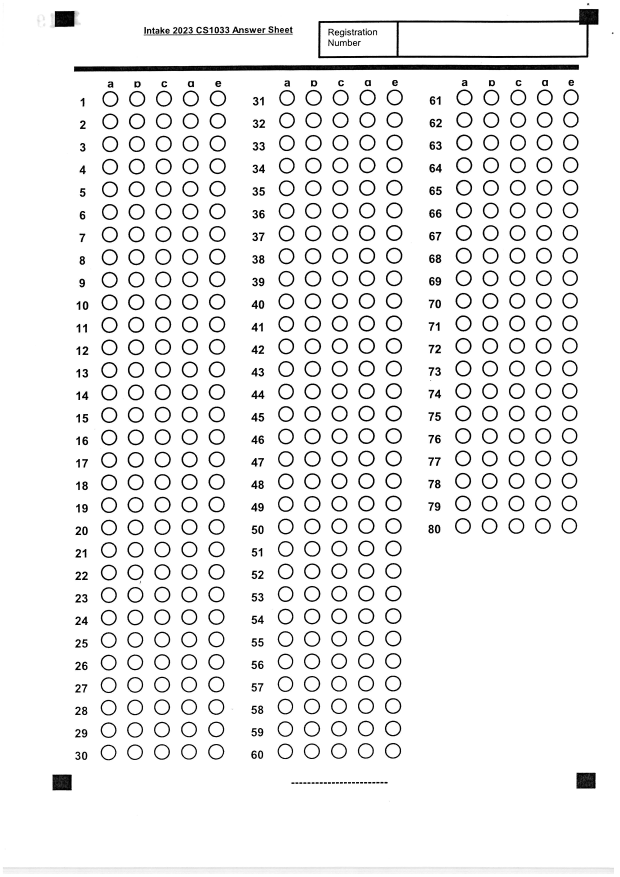
#> input picture mcq_marking_old/2023_sample/templates/1.jpg, 2480 x 3507 px, found by its file name (shown at 1/4 size); the run also reads 2 pictures not shown here
$ python test.py
#> lines starting #> are read from the running program, lines starting #| are printed output that depends on the picture
### mcq_marking_old/auto_config/config.py
import cv2
import numpy as np
from auto_config.utils import categorize, detect_circles, detect_rectangles, get_canny_edges, get_first_row_and_column

def warp_image_to_rectangles(img, categorized_rectangles, target_width=1200, target_height=1600):
    """
    Warp the image to align with detected rectangles for standardization.
    Returns a warped version of the image.
    """
    if not categorized_rectangles:
        return img

    # Define target corners (perfect rectangle)
    target_corners = np.float32([
        [0, 0],                    # top-left
        [target_width, 0],         # top-right
        [target_width, target_height], # bottom-right
        [0, target_height]         # bottom-left
    ])

    # Convert source corners to numpy array
    source_corners = np.float32([
        categorized_rectangles["top_left"][3][0],
        categorized_rectangles["top_right"][3][1],
        categorized_rectangles["bottom_right"][3][2],
        categorized_rectangles["bottom_left"][3][3]
    ])

    # Calculate perspective transform matrix
    transform_matrix = cv2.getPerspectiveTransform(source_corners, target_corners)

    # Apply perspective transform
    warped = cv2.warpPerspective(img, transform_matrix, (target_width, target_height))

    return warped

def prepare_image(img):
    img, edges = get_canny_edges(img)

    # Find contours
    external_contours, external_hierarchy = cv2.findContours(edges, cv2.RETR_EXTERNAL, cv2.CHAIN_APPROX_SIMPLE)
    # contours, hierarchy = cv2.findContours(edges, cv2.RETR_CCOMP, cv2.CHAIN_APPROX_SIMPLE)
    # internal_contours = [contours[i] for i in range(len(contours)) if hierarchy[0][i][3] == -1]
    # contours = internal_contours

    # Create a copy of the original image to draw on
    result_img = img.copy()

    # Detect rectangles and circles
    rectangles = detect_rectangles(external_contours)

    if len(rectangles) < 4:
        raise ValueError("Less than 4 rectangles found in the image. Cannot proceed.")

    categorized_rectangles = categorize(rectangles)

    # Warp image to predefined size using detected corners
    warped_img = warp_image_to_rectangles(img, categorized_rectangles)

    # Draw rectangles
    for i, (key, value) in enumerate(categorized_rectangles.items()):
        color = (0, 0, 255)
        if len(value) >= 4:
            corners = value[3]
            for j in range(len(corners)):
                pt1 = corners[j]
                pt2 = corners[(j + 1) % len(corners)]  # Connect to next corner (wraps around)
                cv2.line(result_img, pt1, pt2, color, 2)
        else:
            x, y, w, h = value[2]
            corners = [
                (x, y),           # top-left
                (x + w, y),       # top-right
                (x + w, y + h),   # bottom-right
                (x, y + h)        # bottom-left
            ]
            for j in range(4):
                pt1 = corners[j]
                pt2 = corners[(j + 1) % 4]
                cv2.line(result_img, pt1, pt2, color, 2)
        cv2.putText(result_img, key, (value[2][0], value[2][1] + value[2][3] + 20), cv2.FONT_HERSHEY_SIMPLEX, 0.7, color, 2)

    return result_img, warped_img


def get_config(img_path, show_intermediate_results=False):
#> called with show_intermediate_results = True
    img = cv2.imread(img_path)
#> img is the input picture: shape (3507, 2480, 3); min 0, max 255, mean 238.4

    # # Tilt the image by applying a small shear transformation
    (h, w) = img.shape[:2]
    shear_factor = 0.1  # Adjust this value for more/less tilt
    M = np.array([[1, shear_factor, 0],
                  [0, 1, 0]], dtype=np.float32)
    nW = int(w + abs(shear_factor * h))
    img = cv2.warpAffine(img, M, (nW, h), flags=cv2.INTER_LINEAR, borderMode=cv2.BORDER_REPLICATE)
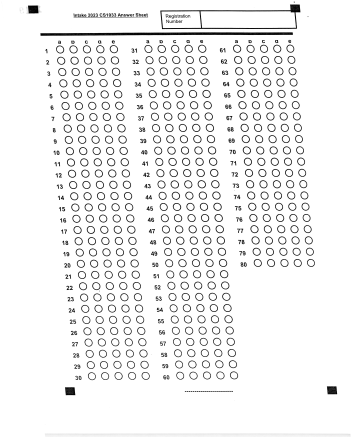
#> img: shape (3507, 2830, 3) (shown at 1/8 size); min 0, max 255, mean 240.5


    img_with_rectangles, warped_img = prepare_image(img)
    img, edges = get_canny_edges(warped_img)
    external_contours, external_hierarchy = cv2.findContours(edges, cv2.RETR_EXTERNAL, cv2.CHAIN_APPROX_SIMPLE)
    circles = detect_circles(external_contours)

    result_img = img.copy()

    # Draw circles
    for i, (contour, area, center, radius) in enumerate(circles):
        color = (0, 255, 0)
        cv2.circle(result_img, center, radius, color, 2)

    # Draw the first bubble
    first_bubble = min(circles, key=lambda c: c[2][1] + c[2][0]) if circles else None
    if first_bubble is not None:
        center = first_bubble[2]
        cv2.circle(result_img, center, 3, (255, 0, 0), -1)

    first_row, first_column = get_first_row_and_column(circles, first_bubble)

    x_offset = (first_row[4][2][0] - first_row[0][2][0])/4
    y_offset = (first_column[-1][2][1] - first_column[0][2][1])/(len(first_column)-1)

    # get the column starting points
    column_starting_points = [first_bubble]
    for i in range(1,len(first_row)):
        if first_row[i][2][0] - first_row[i-1][2][0] > 1.6*x_offset:
            column_starting_points.append(first_row[i])
            cv2.circle(result_img, first_row[i][2], 3, (0, 0, 255), -1)

    # bubble coordinate json
    bubble_coordinates = {
            "starting_x" : first_bubble[2][0],
            "starting_y" : first_bubble[2][1],
            "x_offset" : x_offset,
            "y_offset" : y_offset,
            "x_column_offset" : column_starting_points[1][2][0] - column_starting_points[0][2][0],
            "x_adjustment" : 0,
            "columns": {
                str(i+1): {
                    "starting_y": pt[2][1]
                } for i, pt in enumerate(column_starting_points)
            }
        }


    # Display both original and result
    # Convert edges to BGR for stacking
    edges_bgr = cv2.cvtColor(edges, cv2.COLOR_GRAY2BGR)

    # Stack the images horizontally for comparison
    stacked = cv2.hconcat([img_with_rectangles, result_img])
    if show_intermediate_results:
        cv2.imshow("Original | Rectangles & Circles Detected | Edges", stacked)
        cv2.waitKey(0)
        cv2.destroyAllWindows()

    return warped_img, bubble_coordinates

# print(get_config("/Users/vihangamunasinghe/WebProjects/DSE Project/mcq-ocr/samples/templates/1.jpg", show_intermediate_results=True))
print(get_config("/Users/vihangamunasinghe/WebProjects/DSE Project/mcq-ocr/2023_sample/templates/1.jpg", show_intermediate_results=True))

### mcq_marking_old/auto_config/utils.py
import cv2
import numpy as np

def get_canny_edges(img):
    fixed_width = 1200
    fixed_height = 1600
    img = cv2.resize(img, (fixed_width, fixed_height), interpolation=cv2.INTER_AREA)
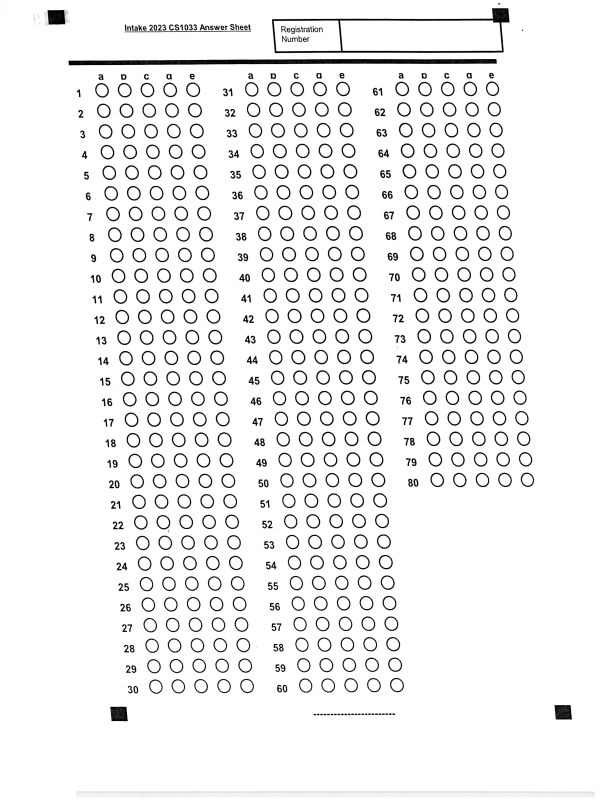
#> img: shape (1600, 1200, 3) (shown at 1/2 size); min 0, max 255, mean 240.5
    gray = cv2.cvtColor(img, cv2.COLOR_BGR2GRAY)
    blur = cv2.GaussianBlur(gray, (5, 5), 1)
#> (the rest of the program and of its run is left out)
